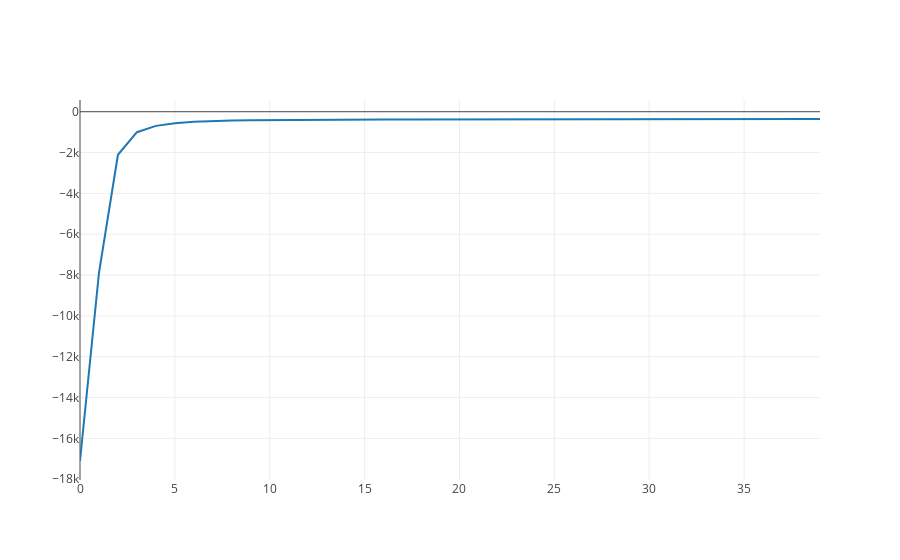

Notebook cell for this chart:
### Code cell
iplot([go.Scatter(x = range(len(inf_svi.elbos)), y = inf_svi.elbos)])

### Figure 1 — Plotly figure (JSON) as saved in the notebook; plotly's stock layout.template omitted (floating-point values rounded to 4 significant figures)
{"data": [{"type": "scatter", "x": [0, 1, 2, 3, 4, 5, 6, 7, 8, 9, 10, 11, 12, 13, 14, 15, 16, 17, 18, 19, 20, 21, 22, 23, 24, 25, 26, 27, 28, 29, 30, 31, 32, 33, 34, 35, 36, 37, 38, 39], "y": [-17110.0, -7891.0, -2109.0, -1003.0, -691.9, -564.5, -494.1, -454.7, -429.5, -415.3, -405.5, -400.4, -391.6, -385.8, -385.2, -381.5, -379.3, -375.5, -375.6, -373.2, -372.7, -369.6, -370.0, -368.8, -366.3, -366.6, -365.9, -364.8, -363.0, -361.0, -361.6, -360.6, -360.5, -361.2, -358.2, -359.0, -356.0, -357.2, -357.1, -357.1]}], "layout": {}}
